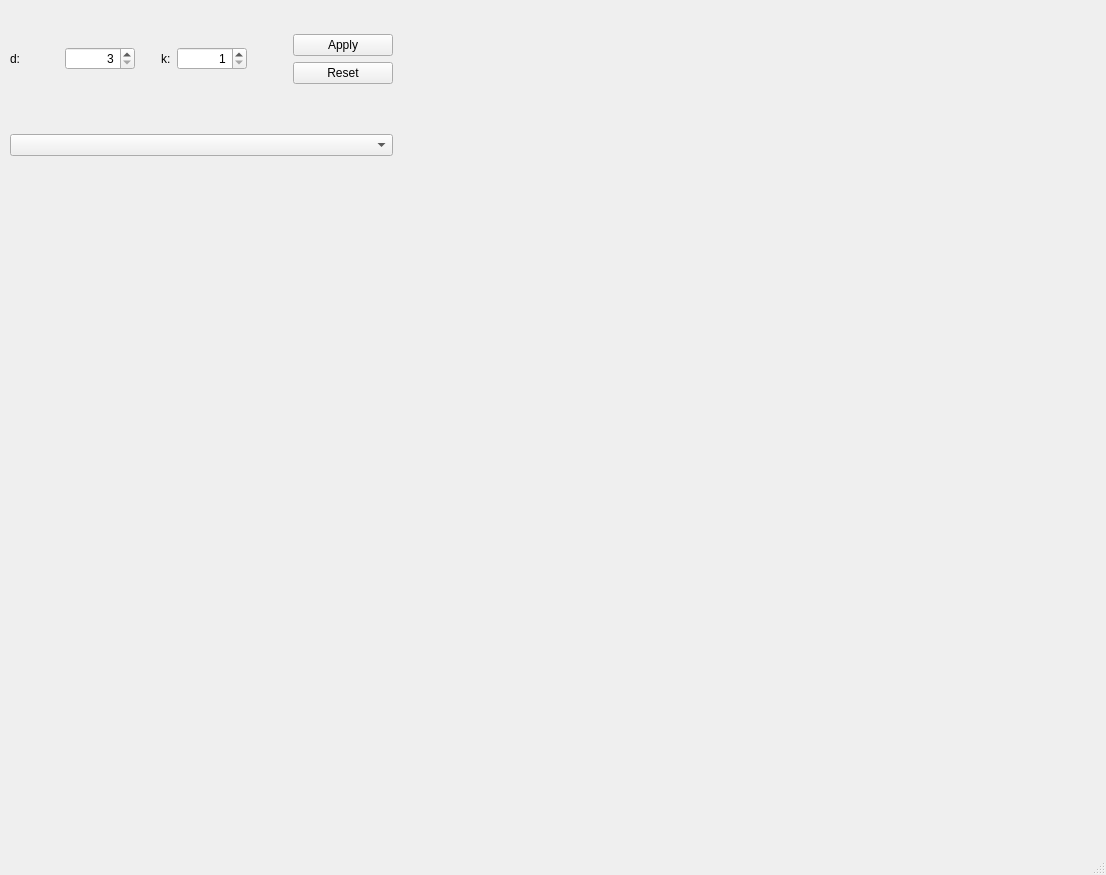
<?xml version="1.0" encoding="UTF-8"?>
<ui version="4.0">
 <class>MainWindow</class>
 <widget class="QMainWindow" name="MainWindow">
  <property name="geometry">
   <rect>
    <x>0</x>
    <y>0</y>
    <width>1106</width>
    <height>875</height>
   </rect>
  </property>
  <property name="windowTitle">
   <string>MainWindow</string>
  </property>
  <widget class="QWidget" name="centralwidget">
   <widget class="QWidget" name="">
    <property name="geometry">
     <rect>
      <x>10</x>
      <y>10</y>
      <width>383</width>
      <height>171</height>
     </rect>
    </property>
    <layout class="QVBoxLayout" name="verticalLayout_2">
     <item>
      <layout class="QHBoxLayout" name="horizontalLayout_4">
       <item>
        <layout class="QHBoxLayout" name="horizontalLayout_3">
         <item>
          <layout class="QHBoxLayout" name="horizontalLayout">
           <property name="sizeConstraint">
            <enum>QLayout::SetFixedSize</enum>
           </property>
           <item>
            <widget class="QLabel" name="label">
             <property name="text">
              <string>d:</string>
             </property>
            </widget>
           </item>
           <item>
            <widget class="QSpinBox" name="dSpin">
             <property name="minimumSize">
              <size>
               <width>70</width>
               <height>0</height>
              </size>
             </property>
             <property name="alignment">
              <set>Qt::AlignRight|Qt::AlignTrailing|Qt::AlignVCenter</set>
             </property>
             <property name="minimum">
              <number>3</number>
             </property>
             <property name="maximum">
              <number>20</number>
             </property>
            </widget>
           </item>
          </layout>
         </item>
         <item>
          <spacer name="horizontalSpacer">
           <property name="orientation">
            <enum>Qt::Horizontal</enum>
           </property>
           <property name="sizeType">
            <enum>QSizePolicy::Fixed</enum>
           </property>
           <property name="sizeHint" stdset="0">
            <size>
             <width>20</width>
             <height>20</height>
            </size>
           </property>
          </spacer>
         </item>
         <item>
          <layout class="QHBoxLayout" name="horizontalLayout_2">
           <property name="sizeConstraint">
            <enum>QLayout::SetFixedSize</enum>
           </property>
           <item>
            <widget class="QLabel" name="label_2">
             <property name="text">
              <string>k:</string>
             </property>
            </widget>
           </item>
           <item>
            <widget class="QSpinBox" name="kSpin">
             <property name="minimumSize">
              <size>
               <width>70</width>
               <height>0</height>
              </size>
             </property>
             <property name="alignment">
              <set>Qt::AlignRight|Qt::AlignTrailing|Qt::AlignVCenter</set>
             </property>
             <property name="minimum">
              <number>1</number>
             </property>
            </widget>
           </item>
           <item>
            <spacer name="horizontalSpacer_2">
             <property name="orientation">
              <enum>Qt::Horizontal</enum>
             </property>
             <property name="sizeType">
              <enum>QSizePolicy::Fixed</enum>
             </property>
             <property name="sizeHint" stdset="0">
              <size>
               <width>40</width>
               <height>20</height>
              </size>
             </property>
            </spacer>
           </item>
          </layout>
         </item>
        </layout>
       </item>
       <item>
        <layout class="QVBoxLayout" name="verticalLayout">
         <property name="sizeConstraint">
          <enum>QLayout::SetFixedSize</enum>
         </property>
         <item>
          <widget class="QPushButton" name="ApplyButton">
           <property name="minimumSize">
            <size>
             <width>100</width>
             <height>0</height>
            </size>
           </property>
           <property name="maximumSize">
            <size>
             <width>100</width>
             <height>16777215</height>
            </size>
           </property>
           <property name="text">
            <string>Apply</string>
           </property>
          </widget>
         </item>
         <item>
          <widget class="QPushButton" name="ResetButton">
           <property name="minimumSize">
            <size>
             <width>100</width>
             <height>0</height>
            </size>
           </property>
           <property name="maximumSize">
            <size>
             <width>100</width>
             <height>16777215</height>
            </size>
           </property>
           <property name="text">
            <string>Reset</string>
           </property>
          </widget>
         </item>
        </layout>
       </item>
      </layout>
     </item>
     <item>
      <spacer name="verticalSpacer">
       <property name="orientation">
        <enum>Qt::Vertical</enum>
       </property>
       <property name="sizeType">
        <enum>QSizePolicy::Fixed</enum>
       </property>
       <property name="sizeHint" stdset="0">
        <size>
         <width>20</width>
         <height>20</height>
        </size>
       </property>
      </spacer>
     </item>
     <item>
      <widget class="QComboBox" name="vtxTrSubgrCombo"/>
     </item>
    </layout>
   </widget>
  </widget>
  <widget class="QMenuBar" name="menubar">
   <property name="geometry">
    <rect>
     <x>0</x>
     <y>0</y>
     <width>1106</width>
     <height>39</height>
    </rect>
   </property>
  </widget>
  <widget class="QStatusBar" name="statusbar"/>
 </widget>
 <resources/>
 <connections/>
</ui>
